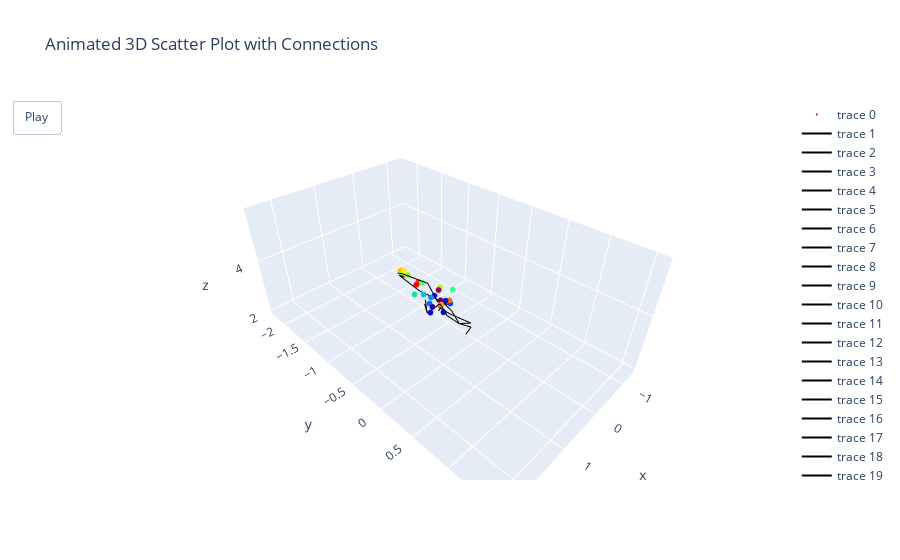

The code cell stored with this chart in its notebook:
### Code cell
render_video(model(val_data[0][0][2].unsqueeze(0).to(device)).squeeze(0).cpu().detach().numpy())

### Figure 1 — Plotly figure (JSON) as saved in the notebook; plotly's stock layout.template omitted (floating-point values rounded to 4 significant figures)
{"data": [{"marker": {"color": [1, 2, 3, 4, 5, 6, 7, 8, 9, 10, 11, 12, 13, 14, 15, 16, 17, 18, 19, 20, 21, 22, 23, 24, 25], "colorscale": [[0, "rgb(150,0,90)"], [0.125, "rgb(0,0,200)"], [0.25, "rgb(0,25,255)"], [0.375, "rgb(0,152,255)"], [0.5, "rgb(44,255,150)"], [0.625, "rgb(151,255,0)"], [0.75, "rgb(255,234,0)"], [0.875, "rgb(255,111,0)"], [1, "rgb(255,0,0)"]], "size": 2}, "mode": "markers", "type": "scatter3d", "x": [0.5613, 0.7339, 0.9592, 1.103, 0.8526, 0.5961, 0.6691, 0.473, 0.9542, 0.7989, 0.807, 0.8687, 0.3076, 0.6022, 0.7071, 0.6459, 0.5196, 0.565, 0.6644, 0.6175, 0.7702, 0.4836, 0.7594, 0.6165, 0.6814], "y": [-0.3473, -0.211, -0.2033, -0.1452, -0.09242, -0.2133, -0.3501, -0.2074, -0.251, -0.328, -0.4436, -0.5607, -0.265, -0.6059, -0.8927, -0.825, -0.3508, -0.6549, -0.8867, -0.9823, -0.1737, -0.2149, -0.198, -0.659, -0.6523], "z": [3.867, 3.808, 3.764, 3.767, 3.637, 3.679, 3.742, 3.48, 3.82, 3.805, 3.773, 3.667, 3.791, 3.845, 3.878, 3.889, 3.919, 3.754, 3.988, 3.861, 3.734, 3.597, 3.677, 3.813, 3.767]}, {"line": {"color": "black", "width": 2}, "mode": "lines", "type": "scatter3d", "x": [0.7152, 0.7748], "y": [-0.1911, -0.01591], "z": [3.766, 3.743]}, {"line": {"color": "black", "width": 2}, "mode": "lines", "type": "scatter3d", "x": [0.7748, 0.8676], "y": [-0.01591, 0.1592], "z": [3.743, 3.602]}, {"line": {"color": "black", "width": 2}, "mode": "lines", "type": "scatter3d", "x": [0.8676, 0.8214], "y": [0.1592, 0.3052], "z": [3.602, 3.654]}, {"line": {"color": "black", "width": 2}, "mode": "lines", "type": "scatter3d", "x": [0.8214, 0.9982], "y": [0.3052, 0.3277], "z": [3.654, 3.595]}, {"line": {"color": "black", "width": 2}, "mode": "lines", "type": "scatter3d", "x": [0.8676, 0.9574], "y": [0.1592, 0.0212], "z": [3.602, 3.774]}, {"line": {"color": "black", "width": 2}, "mode": "lines", "type": "scatter3d", "x": [0.9574, 0.893], "y": [0.0212, -0.04591], "z": [3.774, 3.773]}, {"line": {"color": "black", "width": 2}, "mode": "lines", "type": "scatter3d", "x": [0.893, 0.7996], "y": [-0.04591, -0.1796], "z": [3.773, 3.772]}, {"line": {"color": "black", "width": 2}, "mode": "lines", "type": "scatter3d", "x": [0.7996, 1.031], "y": [-0.1796, -0.2433], "z": [3.772, 3.55]}, {"line": {"color": "black", "width": 2}, "mode": "lines", "type": "scatter3d", "x": [1.031, 0.9172], "y": [-0.2433, -0.3432], "z": [3.55, 3.795]}, {"line": {"color": "black", "width": 2}, "mode": "lines", "type": "scatter3d", "x": [1.031, 0.9718], "y": [-0.2433, -0.3215], "z": [3.55, 3.721]}, {"line": {"color": "black", "width": 2}, "mode": "lines", "type": "scatter3d", "x": [0.8676, 0.6905], "y": [0.1592, 0.2337], "z": [3.602, 3.572]}, {"line": {"color": "black", "width": 2}, "mode": "lines", "type": "scatter3d", "x": [0.6905, 0.7776], "y": [0.2337, -0.03405], "z": [3.572, 3.591]}, {"line": {"color": "black", "width": 2}, "mode": "lines", "type": "scatter3d", "x": [0.7776, 0.7875], "y": [-0.03405, -0.2086], "z": [3.591, 3.602]}, {"line": {"color": "black", "width": 2}, "mode": "lines", "type": "scatter3d", "x": [0.7875, 0.6603], "y": [-0.2086, -0.2042], "z": [3.602, 3.662]}, {"line": {"color": "black", "width": 2}, "mode": "lines", "type": "scatter3d", "x": [0.6603, 0.6001], "y": [-0.2042, -0.2219], "z": [3.662, 3.532]}, {"line": {"color": "black", "width": 2}, "mode": "lines", "type": "scatter3d", "x": [0.6603, 0.8772], "y": [-0.2042, -0.156], "z": [3.662, 3.613]}, {"line": {"color": "black", "width": 2}, "mode": "lines", "type": "scatter3d", "x": [0.7152, 0.7675], "y": [-0.1911, -0.2348], "z": [3.766, 3.744]}, {"line": {"color": "black", "width": 2}, "mode": "lines", "type": "scatter3d", "x": [0.7675, 0.5597], "y": [-0.2348, -0.5295], "z": [3.744, 3.881]}, {"line": {"color": "black", "width": 2}, "mode": "lines", "type": "scatter3d", "x": [0.5597, 0.7301], "y": [-0.5295, -0.8563], "z": [3.881, 3.958]}, {"line": {"color": "black", "width": 2}, "mode": "lines", "type": "scatter3d", "x": [0.7301, 0.7298], "y": [-0.8563, -0.9558], "z": [3.958, 3.873]}, {"line": {"color": "black", "width": 2}, "mode": "lines", "type": "scatter3d", "x": [0.7152, 0.585], "y": [-0.1911, -0.1868], "z": [3.766, 3.562]}, {"line": {"color": "black", "width": 2}, "mode": "lines", "type": "scatter3d", "x": [0.585, 0.7745], "y": [-0.1868, -0.5445], "z": [3.562, 3.761]}, {"line": {"color": "black", "width": 2}, "mode": "lines", "type": "scatter3d", "x": [0.7745, 0.7744], "y": [-0.5445, -0.8963], "z": [3.761, 3.897]}, {"line": {"color": "black", "width": 2}, "mode": "lines", "type": "scatter3d", "x": [0.7744, 0.6916], "y": [-0.8963, -0.8498], "z": [3.897, 3.815]}], "layout": {"scene": {"xaxis": {"range": [-1.439, 2.561]}, "yaxis": {"range": [-2.347, 1.653]}, "zaxis": {"range": [1.867, 5.867]}}, "sliders": [{}], "title": {"text": "Animated 3D Scatter Plot with Connections"}, "updatemenus": [{"buttons": [{"args": [null, {"frame": {"duration": 100, "redraw": true}, "fromcurrent": true}], "label": "Play", "method": "animate"}], "showactive": false, "type": "buttons"}]}}
